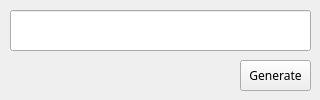
<?xml version="1.0" encoding="UTF-8"?>
<ui version="4.0">
 <class>Form</class>
 <widget class="QWidget" name="Form">
  <property name="geometry">
   <rect>
    <x>0</x>
    <y>0</y>
    <width>320</width>
    <height>100</height>
   </rect>
  </property>
  <property name="minimumSize">
   <size>
    <width>320</width>
    <height>100</height>
   </size>
  </property>
  <property name="maximumSize">
   <size>
    <width>320</width>
    <height>100</height>
   </size>
  </property>
  <property name="font">
   <font>
    <family>나눔고딕</family>
   </font>
  </property>
  <property name="windowTitle">
   <string>TTSAPP</string>
  </property>
  <widget class="QLineEdit" name="txtQrData">
   <property name="geometry">
    <rect>
     <x>10</x>
     <y>10</y>
     <width>301</width>
     <height>41</height>
    </rect>
   </property>
  </widget>
  <widget class="QPushButton" name="btnQrGen">
   <property name="geometry">
    <rect>
     <x>240</x>
     <y>60</y>
     <width>71</width>
     <height>31</height>
    </rect>
   </property>
   <property name="text">
    <string>Generate</string>
   </property>
  </widget>
 </widget>
 <resources/>
 <connections/>
</ui>
